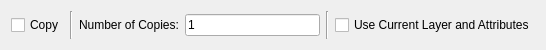
<?xml version="1.0" encoding="UTF-8"?>
<ui version="4.0">
 <class>Translate</class>
 <widget class="QWidget" name="Translate">
  <property name="geometry">
   <rect>
    <x>0</x>
    <y>0</y>
    <width>546</width>
    <height>50</height>
   </rect>
  </property>
  <layout class="QHBoxLayout" name="horizontalLayout">
   <item>
    <widget class="QCheckBox" name="Copy">
     <property name="text">
      <string>Copy</string>
     </property>
     <property name="Shortcut">
      <string>,C</string>
     </property>
    </widget>
   </item>
   <item>
    <widget class="Line" name="line">
     <property name="orientation">
      <enum>Qt::Vertical</enum>
     </property>
    </widget>
   </item>
   <item>
    <widget class="QLabel" name="LabelNumberOfCopies">
     <property name="text">
      <string>Number of Copies:</string>
     </property>
     <property name="buddy">
      <cstring>NumberOfCopies</cstring>
     </property>
    </widget>
   </item>
   <item>
    <widget class="RMathLineEdit" name="NumberOfCopies">
     <property name="text">
      <string notr="true">1</string>
     </property>
     <property name="angle" stdset="0">
      <bool>false</bool>
     </property>
     <property name="integer" stdset="0">
      <bool>true</bool>
     </property>
     <property name="defaultUnit" stdset="0">
      <number>0</number>
     </property>
    </widget>
   </item>
   <item>
    <widget class="Line" name="line_2">
     <property name="orientation">
      <enum>Qt::Vertical</enum>
     </property>
    </widget>
   </item>
   <item>
    <widget class="QCheckBox" name="UseCurrentAttributes">
     <property name="text">
      <string>Use Current Layer and Attributes</string>
     </property>
    </widget>
   </item>
  </layout>
 </widget>
 <customwidgets>
  <customwidget>
   <class>RMathLineEdit</class>
   <extends>QLineEdit</extends>
   <header>RMathLineEdit.h</header>
  </customwidget>
 </customwidgets>
 <resources/>
 <connections/>
</ui>
